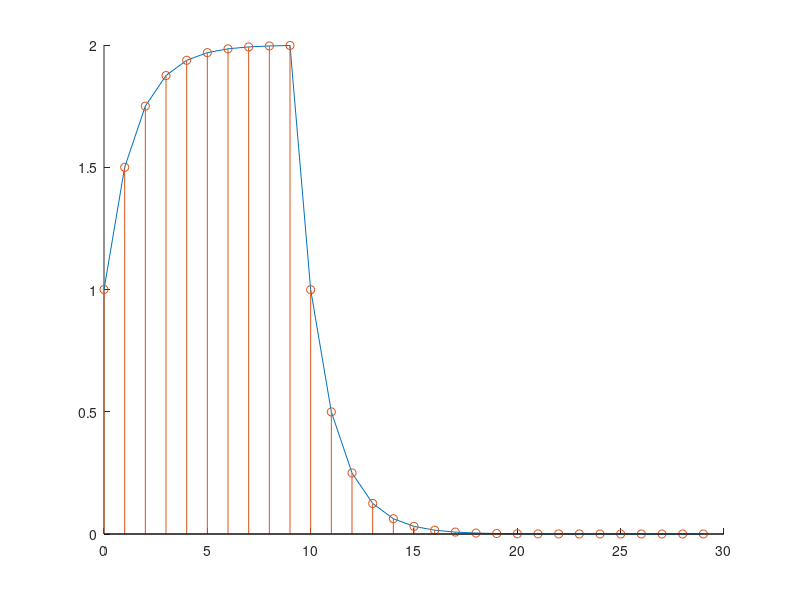

Write MATLAB code to recreate this figure.
NumPoints = 30;
N = [0:NumPoints-1];

X = [ones(1, 10) zeros(1, NumPoints-10)];
H = 2.^(-N);
Conv = conv(X, H);

figure(1); clf; hold on;
plot(N, Conv(1:NumPoints));
stem(N, Conv(1:NumPoints));
